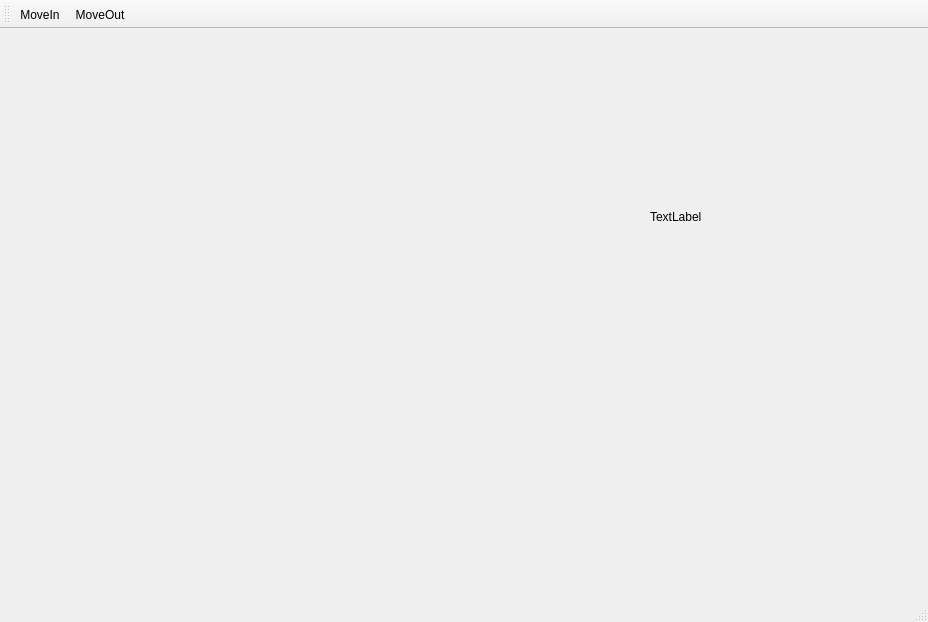
<?xml version="1.0" encoding="UTF-8"?>
<ui version="4.0">
 <class>MainWindow</class>
 <widget class="QMainWindow" name="MainWindow">
  <property name="geometry">
   <rect>
    <x>0</x>
    <y>0</y>
    <width>928</width>
    <height>622</height>
   </rect>
  </property>
  <property name="windowTitle">
   <string>MainWindow</string>
  </property>
  <widget class="QWidget" name="centralWidget">
   <widget class="QLabel" name="label">
    <property name="geometry">
     <rect>
      <x>650</x>
      <y>180</y>
      <width>72</width>
      <height>15</height>
     </rect>
    </property>
    <property name="text">
     <string>TextLabel</string>
    </property>
   </widget>
  </widget>
  <widget class="QMenuBar" name="menuBar">
   <property name="geometry">
    <rect>
     <x>0</x>
     <y>0</y>
     <width>928</width>
     <height>26</height>
    </rect>
   </property>
  </widget>
  <widget class="QToolBar" name="mainToolBar">
   <attribute name="toolBarArea">
    <enum>TopToolBarArea</enum>
   </attribute>
   <attribute name="toolBarBreak">
    <bool>false</bool>
   </attribute>
   <addaction name="actionIn"/>
   <addaction name="actionOut"/>
  </widget>
  <widget class="QStatusBar" name="statusBar"/>
  <action name="actionIn">
   <property name="text">
    <string>MoveIn</string>
   </property>
  </action>
  <action name="actionOut">
   <property name="text">
    <string>MoveOut</string>
   </property>
  </action>
 </widget>
 <layoutdefault spacing="6" margin="11"/>
 <resources/>
 <connections/>
</ui>
